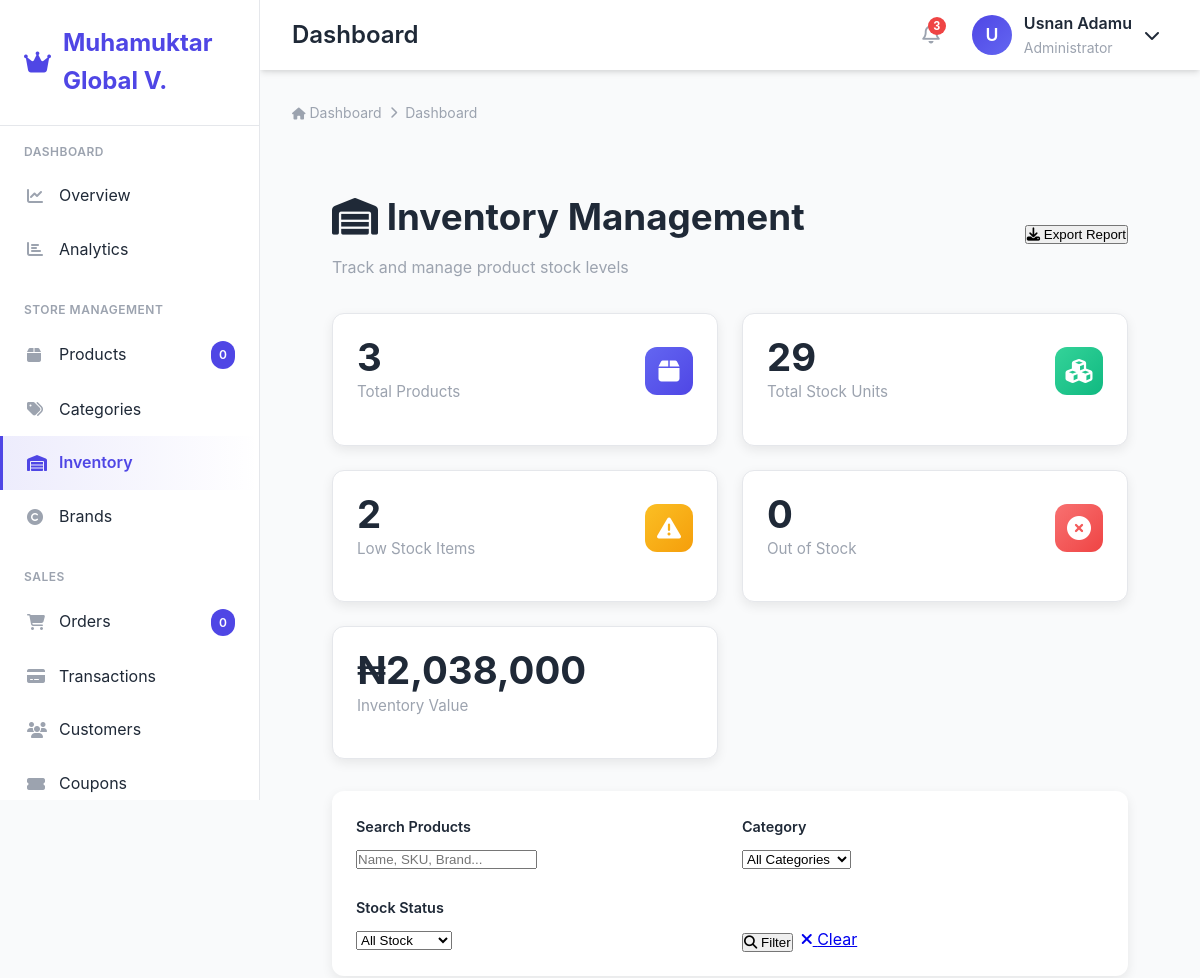
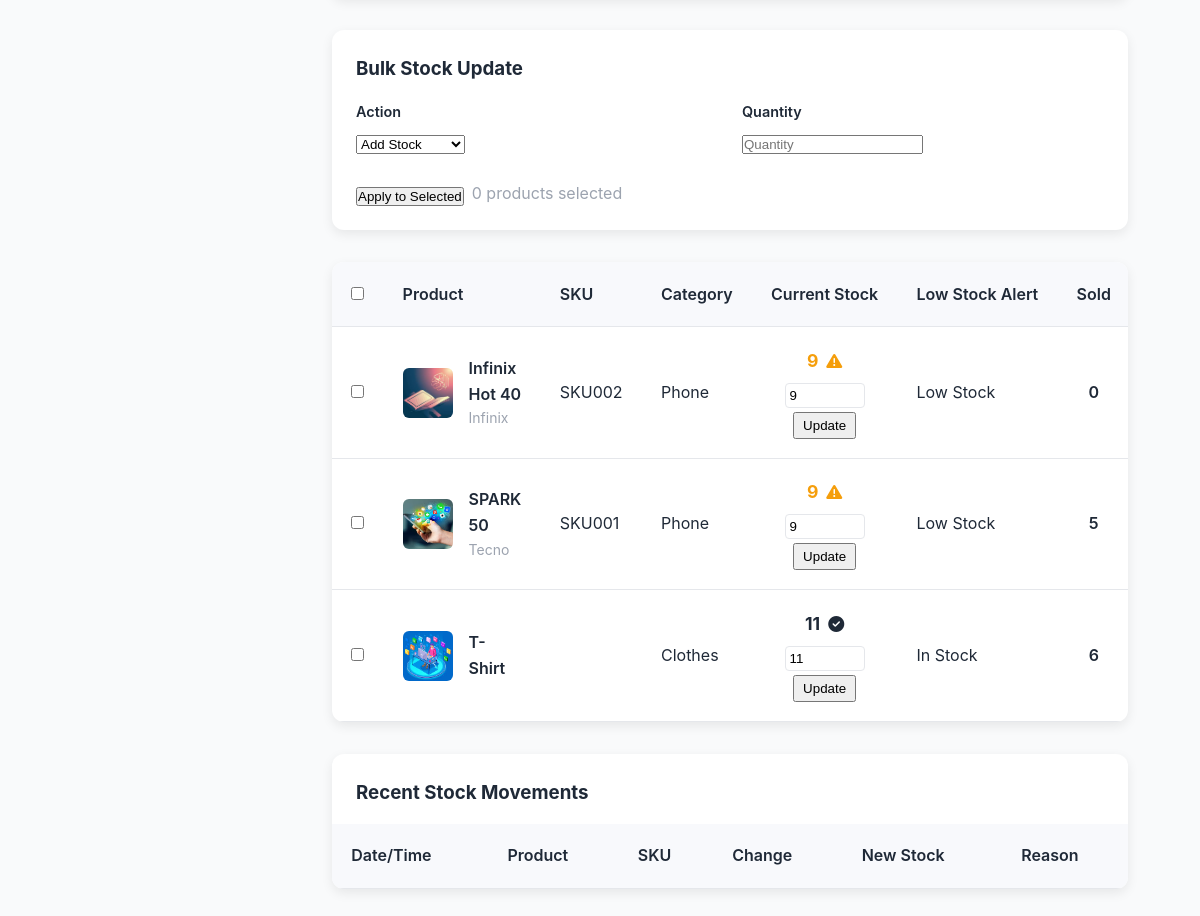
The page /admin/inventory.php (signed in) on the database its author committed (2 pictures, top to bottom).
### tables this page shows
CREATE TABLE `products` (
  `id` int(11) NOT NULL AUTO_INCREMENT,
  `name` varchar(255) NOT NULL,
  `slug` varchar(191) NOT NULL,
  `description` text,
  `price` decimal(10,2) NOT NULL,
  `discount_price` decimal(10,2) DEFAULT NULL,
  `cost_price` decimal(10,2) DEFAULT NULL,
  `category_id` int(11) DEFAULT NULL,
  `brand` varchar(255) DEFAULT NULL,
  `sku` varchar(100) DEFAULT NULL,
  `upc` varchar(50) DEFAULT NULL,
  `ean` varchar(50) DEFAULT NULL,
  `model` varchar(100) DEFAULT NULL,
  `weight` decimal(10,2) DEFAULT NULL,
  `dimensions` varchar(50) DEFAULT NULL,
  `short_description` text,
  `stock` int(11) DEFAULT '0',
  `status` enum('draft','active','inactive','out_of_stock') DEFAULT 'draft',
  `featured` tinyint(1) DEFAULT '0',
  `created_at` timestamp NOT NULL DEFAULT CURRENT_TIMESTAMP,
  `is_virtual` tinyint(1) DEFAULT '0',
  `downloadable` tinyint(1) DEFAULT '0',
  `taxable` tinyint(1) DEFAULT '1',
  `meta_title` varchar(255) DEFAULT NULL,
  `meta_keywords` text,
  `meta_description` text,
  `updated_at` timestamp NULL DEFAULT CURRENT_TIMESTAMP ON UPDATE CURRENT_TIMESTAMP,
  `deleted_at` datetime DEFAULT NULL,
  PRIMARY KEY (`id`),
  UNIQUE KEY `uq_products_slug` (`slug`),
  KEY `idx_products_category` (`category_id`),
  CONSTRAINT `fk_products_category` FOREIGN KEY (`category_id`) REFERENCES `categories` (`id`) ON DELETE SET NULL
);

CREATE TABLE `categories` (
  `id` int(11) NOT NULL AUTO_INCREMENT,
  `name` varchar(100) NOT NULL,
  `slug` varchar(120) NOT NULL,
  `created_at` timestamp NOT NULL DEFAULT CURRENT_TIMESTAMP,
  `description` text,
  `updated_at` datetime DEFAULT NULL,
  `parent_id` int(11) DEFAULT NULL,
  `display_order` int(11) DEFAULT '0',
  `image` varchar(255) DEFAULT NULL,
  `meta_title` varchar(255) DEFAULT NULL,
  `meta_description` text,
  `meta_keywords` text,
  `status` enum('active','inactive') DEFAULT 'active',
  PRIMARY KEY (`id`),
  UNIQUE KEY `slug` (`slug`),
  KEY `idx_parent` (`parent_id`),
  CONSTRAINT `fk_parent` FOREIGN KEY (`parent_id`) REFERENCES `categories` (`id`) ON DELETE SET NULL
);

### admin/inventory.php (the view, shortened to what this page needs)
<?php
require_once '../includes/auth.php';
require_once 'header.php';
$search = $_GET['search'] ?? '';
$page = (int)($_GET['page'] ?? 1);
$limit = 25;
$offset = ($page - 1) * $limit;
$where = [];
$params = [];
$where_sql = $where ? "WHERE " . implode(" AND ", $where) : "";
$sql = "
    SELECT p.*, c.name AS category_name,
           (SELECT filename FROM product_images WHERE product_id = p.id AND is_main = 1 LIMIT 1) AS image,
           (SELECT SUM(quantity) FROM order_items WHERE product_id = p.id) AS total_sold
    FROM products p
    LEFT JOIN categories c ON p.category_id = c.id
    $where_sql
    ORDER BY p.stock ASC, p.name ASC
    LIMIT $limit OFFSET $offset
";
$stmt = $pdo->prepare($sql);
$stmt->execute($params);
$products = $stmt->fetchAll();
$stats = [
    'total_products' => $pdo->query("SELECT COUNT(*) FROM products")->fetchColumn(),
    'total_stock' => $pdo->query("SELECT SUM(stock) FROM products")->fetchColumn() ?: 0,
    'low_stock' => $pdo->query("SELECT COUNT(*) FROM products WHERE stock < 10 AND stock > 0")->fetchColumn(),
    'out_of_stock' => $pdo->query("SELECT COUNT(*) FROM products WHERE stock = 0")->fetchColumn(),
    'total_value' => $pdo->query("SELECT SUM(price * stock) FROM products")->fetchColumn() ?: 0
];
?>
<div class="inventory-container">
    <div class="inventory-header">
        <div>
            <h1 style="font-size: clamp(1.8rem, 6vw, 2.3rem); margin-bottom: 0.5rem;">
                <i class="fas fa-warehouse"></i> Inventory Management
            </h1>
            <p style="color: var(--admin-gray);">Track and manage product stock levels</p>
        </div>
        <button class="btn btn-primary" onclick="exportInventory()">
            <i class="fas fa-download"></i> Export Report
        </button>
    </div>
    <div class="stats-grid">
        <div class="stat-card">
            <div class="stat-header">
                <div>
                    <div class="stat-value"><?= number_format($stats['total_products']) ?></div>
                    <div class="stat-label">Total Products</div>
                </div>
                <div class="stat-icon primary"><i class="fas fa-box"></i></div>
            </div>
        </div>
        <div class="stat-card">
            <div class="stat-header">
                <div>
                    <div class="stat-value"><?= number_format($stats['total_stock']) ?></div>
                    <div class="stat-label">Total Stock Units</div>
                </div>
                <div class="stat-icon success"><i class="fas fa-cubes"></i></div>
            </div>
        </div>
        <div class="stat-card">
            <div class="stat-header">
                <div>
                    <div class="stat-value"><?= number_format($stats['low_stock']) ?></div>
                    <div class="stat-label">Low Stock Items</div>
                </div>
                <div class="stat-icon warning"><i class="fas fa-exclamation-triangle"></i></div>
            </div>
        </div>
        <div class="stat-card">
            <div class="stat-header">
                <div>
                    <div class="stat-value"><?= number_format($stats['out_of_stock']) ?></div>
                    <div class="stat-label">Out of Stock</div>
                </div>
                <div class="stat-icon danger"><i class="fas fa-times-circle"></i></div>
            </div>
        </div>
        <div class="stat-card">
            <div class="stat-header">
                <div>
                    <div class="stat-value">₦<?= number_format($stats['total_value']) ?></div>
                    <div class="stat-label">Inventory Value</div>
                </div>
                <div class="stat-icon info"><i class="fas fa-money-bill-wave"></i></div>
            </div>
        </div>
    </div>
    <div class="filters-panel">
        <form method="get" action="">
            <div class="filter-grid">
                <div class="filter-group">
                    <label class="form-label">Search Products</label>
                    <input type="text" name="search" value="<?= htmlspecialchars($search) ?>"
                           placeholder="Name, SKU, Brand..." class="form-control">
                </div>
                <div class="filter-group">
                    <label class="form-label">Category</label>
                    <select name="category" class="form-control">
                        <option value="">All Categories</option>
                    </select>
                </div>
                <div class="filter-group">
                    <label class="form-label">Stock Status</label>
                    <select name="stock" class="form-control">
                        <option value="">All Stock</option>
                    </select>
                </div>
                <div class="filter-group" style="display: flex; gap: 0.5rem; align-items: flex-end;">
                    <button type="submit" class="btn btn-primary">
                        <i class="fas fa-search"></i> Filter
                    </button>
                    <a href="inventory.php" class="btn btn-secondary">
                        <i class="fas fa-times"></i> Clear
                    </a>
                </div>
            </div>
        </form>
    </div>
    <div class="bulk-panel">
        <h3 style="margin-bottom: 1rem;">Bulk Stock Update</h3>
        <form method="post" id="bulkForm">
            <div class="bulk-grid">
                <div class="filter-group">
                    <label class="form-label">Action</label>
                    <select name="bulk_action" class="form-control">
                        <option value="add">Add Stock</option>
                    </select>
                </div>
                <div class="filter-group">
                    <label class="form-label">Quantity</label>
                    <input type="number" name="bulk_value" class="form-control"
                           placeholder="Quantity" min="1" required>
                </div>
                <div style="display: flex; gap: 0.5rem; align-items: flex-end;">
                    <button type="submit" name="bulk_update" class="btn btn-primary"
                            onclick="return confirmBulkUpdate()">
                        Apply to Selected
                    </button>
                    <span style="color: var(--admin-gray);">
                        <span id="selectedCount">0</span> products selected
                    </span>
                </div>
            </div>
        </form>
    </div>
    <div class="table-wrapper">
        <?php if (empty($products)): ?>
            <div style="padding: 4rem; text-align: center; color: var(--admin-gray);">
                <i class="fas fa-box-open" style="font-size: 3rem; margin-bottom: 1rem; display: block;"></i>
                No products found
            </div>
        <?php else: ?>
            <table class="responsive-table">
                <thead>
                    <tr>
                        <th style="width: 40px;"><input type="checkbox" id="selectAll"></th>
                        <th data-label="Product">Product</th>
                        <th data-label="SKU">SKU</th>
                        <th data-label="Category">Category</th>
                        <th data-label="Current Stock">Current Stock</th>
                        <th data-label="Low Stock Alert">Low Stock Alert</th>
                        <th data-label="Sold">Sold</th>
                    </tr>
                </thead>
                <tbody>
                    <?php foreach ($products as $p): ?>
                        <?php
                        $stock_class = $p['stock'] == 0 ? 'danger' : ($p['stock'] < 10 ? 'warning' : 'success');
                        $stock_icon = $p['stock'] == 0 ? 'times-circle' : ($p['stock'] < 10 ? 'exclamation-triangle' : 'check-circle');
                        ?>
                        <tr>
                            <td>
                                <input type="checkbox" class="product-checkbox" value="<?= $p['id'] ?>">
                            </td>
                            <td data-label="Product">
                                <div style="display: flex; align-items: center; gap: 1rem;">
                                    <?php if (!empty($p['image'])): ?>
                                        <img src="<?= BASE_URL ?>uploads/products/thumbs/<?= htmlspecialchars($p['image']) ?>"
                                             alt="" style="width: 50px; height: 50px; object-fit: cover; border-radius: 6px;">
                                    <?php endif; ?>
                                    <div>
                                        <div style="font-weight: 600;"><?= htmlspecialchars($p['name']) ?></div>
                                        <?php if (!empty($p['brand'])): ?>
                                            <div style="font-size: 0.875rem; color: var(--admin-gray);">
                                                <?= htmlspecialchars($p['brand']) ?>
                                            </div>
                                        <?php endif; ?>
                                    </div>
                                </div>
                            </td>
                            <td data-label="SKU"><?= htmlspecialchars($p['sku'] ?? '-') ?></td>
                            <td data-label="Category"><?= htmlspecialchars($p['category_name'] ?? '-') ?></td>
                            <td data-label="Current Stock">
                                <div style="display: flex; align-items: center; gap: 0.5rem; justify-content: center;">
                                    <span style="font-weight: 700; font-size: 1.1rem; color: var(--admin-<?= $stock_class ?>);">
                                        <?= number_format($p['stock']) ?>
                                    </span>
                                    <i class="fas fa-<?= $stock_icon ?>" style="color: var(--admin-<?= $stock_class ?>);"></i>
                                </div>
                                <form method="post" style="margin-top: 0.5rem; display: flex; gap: 0.25rem; justify-content: center; flex-wrap: wrap;">
                                    <input type="number" name="stock" value="<?= $p['stock'] ?>"
                                           min="0" style="width: 80px; padding: 0.25rem; border: 1px solid var(--admin-border); border-radius: 4px;">
                                    <button type="submit" name="update_stock" class="btn btn-secondary btn-sm"
                                            style="padding: 0.25rem 0.5rem;">
                                        Update
                                    </button>
                                </form>
                            </td>
                            <td data-label="Low Stock Alert">
                                <?php if ($p['stock'] < 10 && $p['stock'] > 0): ?>
                                    <span class="status-badge status-warning">Low Stock</span>
                                <?php elseif ($p['stock'] == 0): ?>
                                    <span class="status-badge status-danger">Out of Stock</span>
                                <?php else: ?>
                                    <span class="status-badge status-success">In Stock</span>
                                <?php endif; ?>
                            </td>
                            <td data-label="Sold" style="text-align:center; font-weight: 600;">
                                <?= number_format($p['total_sold'] ?? 0) ?>
                            </td>
                        </tr>
                    <?php endforeach; ?>
                </tbody>
            </table>
        <?php endif; ?>
    </div>
    <div class="table-wrapper" style="margin-top: 2rem;">
        <h3 style="padding: 1.5rem 1.5rem 0; margin-bottom: 1rem;">Recent Stock Movements</h3>
        <table class="responsive-table">
            <thead>
                <tr>
                    <th data-label="Date/Time">Date/Time</th>
                    <th data-label="Product">Product</th>
                    <th data-label="SKU">SKU</th>
                    <th data-label="Change">Change</th>
                    <th data-label="New Stock">New Stock</th>
                    <th data-label="Reason">Reason</th>
                </tr>
            </thead>
        </table>
    </div>
</div>

### rows shown on the page
products: shows a picture, name "Infinix Hot 40", brand "Infinix", sku "SKU002", category.name "Phone", stock "9", shows "Low Stock", total_sold "0"
products: shows a picture, name "SPARK 50", brand "Tecno", sku "SKU001", category.name "Phone", stock "9", shows "Low Stock", total_sold "5"
products: shows a picture, name "T-Shirt", category.name "Clothes", stock "11", shows "In Stock", total_sold "6"

### other values the page prints
SITE_NAME "Muhamuktar Global V."
substr($_SESSION['user_name'] ?? 'A', 0, 1) "U"
$_SESSION['user_name'] "Usnan Adamu"
$stats['total_products'] "3"
$stats['total_stock'] "29"
$stats['low_stock'] "2"
$stats['out_of_stock'] "0"
$stats['total_value'] "2,038,000"
